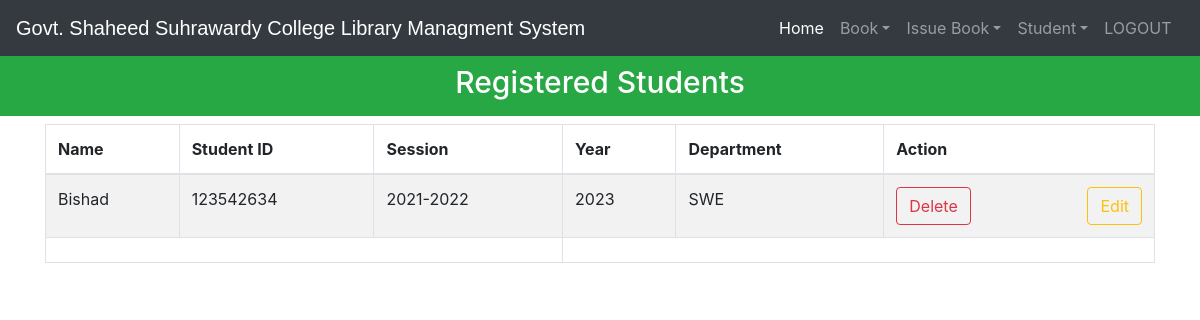
Page /viewstudent (signed in) on the earlier database version.
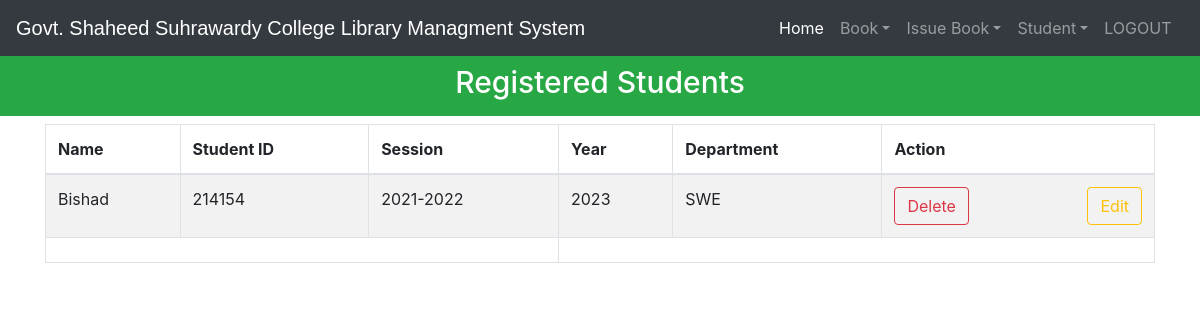
Same page on the later database version.
### library/models.py (models this page shows, shortened)
class StudentExtra(models.Model):
    my_primary_key = models.BigAutoField(primary_key=True)
    user = models.OneToOneField(User, on_delete=models.CASCADE)
    student_id = models.CharField(max_length=40, unique=True)  # Set your default value here
    department_name = models.CharField(max_length=100, default="Unknown Department")  # Set your default value here
    session = models.CharField(max_length=20, default="")  # Set your default value here
    educational_year = models.PositiveIntegerField(default=2023)  # Set your default value here
    @property
    def get_name(self):
        return self.user.first_name

### library/views.py (the view)
# urls.py: path('viewstudent', views.viewstudent_view),
@login_required(login_url='adminlogin')
@user_passes_test(is_admin)
def viewstudent_view(request):
    students=models.StudentExtra.objects.all()
    return render(request,'library/viewstudent.html',{'students':students})

### library/views.py (called while the page is built)
def is_admin(user):
    return user.groups.filter(name='ADMIN').exists()

### templates/library/viewstudent.html (shortened to what this page needs)
<!DOCTYPE html>
<html lang="en" dir="ltr">
  <head>
  </head>
  <body>
    {% include "library/navbaradmin.html" %}
    <br>
    <br>
    <h3 class="p-3 mb-2 bg-success text-white" style = 'font-size: 30px;text-align:center;'>Registered Students</h3>
    {% if students%}
<div class="container">
  <table class="table table-hover table-condensed table-striped table-bordered">
    <thead>
    <tr>
    <th>Name</th>
    <th>Student ID</th>
    <th>Session</th>
    <th>Year</th>
    <th>Department</th>
    <th>Action</th>
    </tr>
    </thead>
    <tfoot>
    <tr>
    <td colspan="3">
    </td>
    </tr>
    </tfoot>
    <tbody>
      {% for s in students %}
        <tr>
          <td>{{s.get_name}}</td>
          <td>{{s.student_id}}</td>
          <td>{{s.session}}</td>
          <td>{{s.educational_year}}</td>
          <td>{{s.department_name}}</td>
          <td>
            <div class=btn-dlt-edt>
              <form action="{% url 'remove-student-admin' %}">
                <button type="submit" pid="{{s.pk}}" class="btn btn-outline-danger">Delete</button>
              </form>
              <a href="{% url 'edit-student' s.pk %}" class="btn btn-outline-warning">Edit</a>
            </div>
          </td>
        </tr>
      {% endfor %}
    </tbody>
    </table>
</div>
{%else%}
<h1> No Student Registered in Library</h1>
{%endif%}
<br><br><br><br><br><br>
<br><br><br>
  {% include "library/footer.html" %}
  </body>
</html>

Differences in the rows shown:
changed StudentExtra "SWE": student_id "123542634" → "214154"
